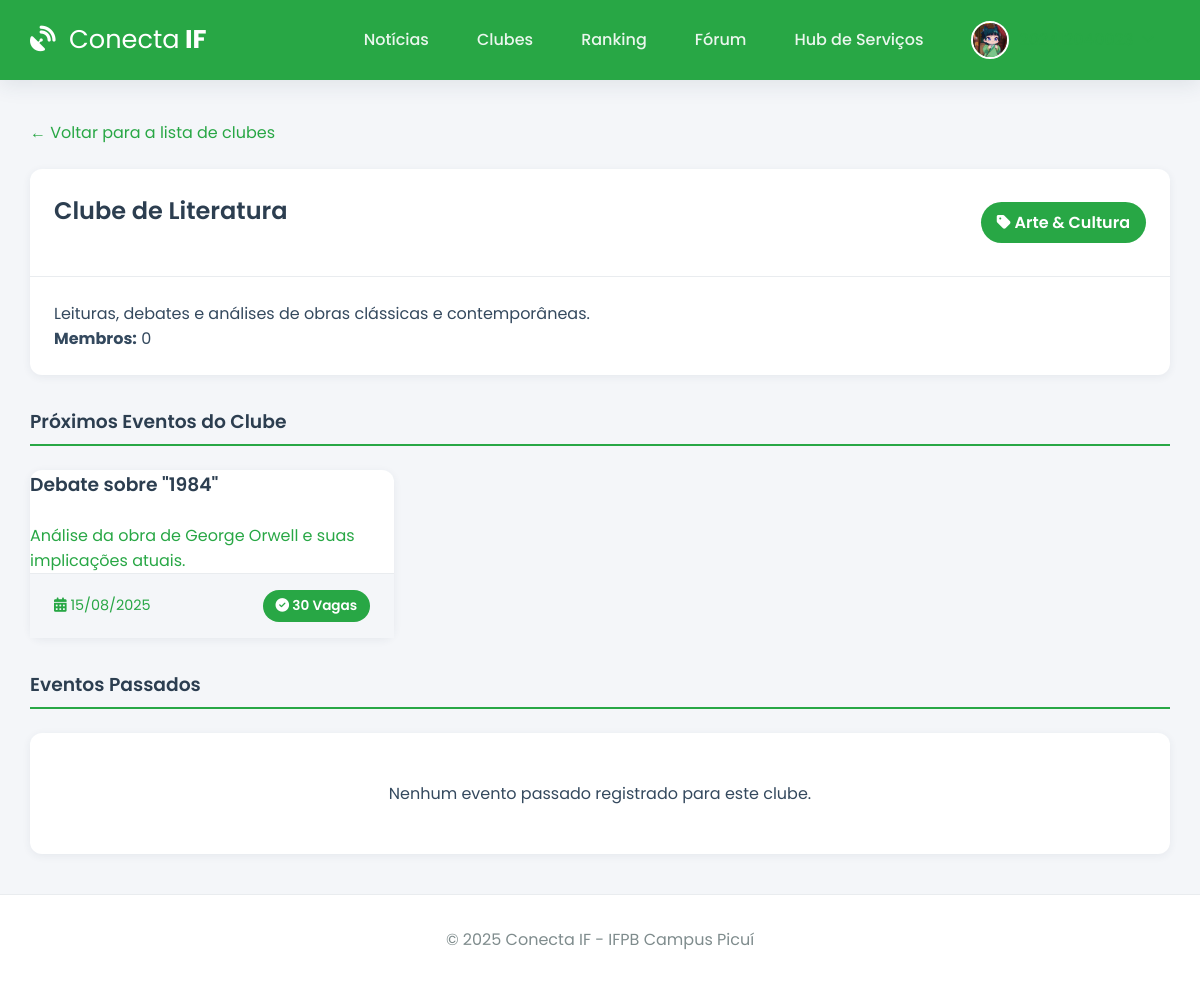
The app's page /clube/4 (signed in) with its own data.
### app.py (models this page shows, shortened)
class User(db.Model):
    id = db.Column(db.Integer, primary_key=True)
    email = db.Column(db.String(120), unique=True, nullable=False)
    username = db.Column(db.String(12), unique=True, nullable=False)
    password_hash = db.Column(db.String(256), nullable=False)
    image_file = db.Column(db.String(100), nullable=False, default='default.jpg')
    eventos_inscritos = db.relationship('Evento', secondary=inscricao_evento_tabela, back_populates='alunos_inscritos', lazy='dynamic')
    clubes_membro = db.relationship('Clube', secondary=membros_clube_tabela, back_populates='membros', lazy='dynamic')
    topicos_criados = db.relationship('ForumTopico', backref='autor', lazy='dynamic', cascade="all, delete-orphan")
    posts_criados = db.relationship('ForumPost', backref='autor', lazy='dynamic', cascade="all, delete-orphan")

class Clube(db.Model):
    id = db.Column(db.Integer, primary_key=True)
    nome = db.Column(db.String(100), unique=True, nullable=False)
    descricao = db.Column(db.Text, nullable=False)
    categoria = db.Column(db.String(50), nullable=False)
    membros = db.relationship('User', secondary=membros_clube_tabela, back_populates='clubes_membro', lazy='dynamic')
    eventos = db.relationship('Evento', backref='clube_organizador', lazy='dynamic')

class Evento(db.Model):
    id = db.Column(db.Integer, primary_key=True)
    titulo = db.Column(db.String(200), nullable=False)
    descricao = db.Column(db.Text, nullable=False)
    vagas = db.Column(db.Integer, nullable=False)
    data_evento = db.Column(db.DateTime, nullable=False, default=lambda: datetime.now(timezone.utc))
    clube_id = db.Column(db.Integer, db.ForeignKey('clube.id'), nullable=False)
    alunos_inscritos = db.relationship('User', secondary=inscricao_evento_tabela, back_populates='eventos_inscritos', lazy='dynamic')
    noticias = db.relationship('Noticia', backref='evento', lazy='dynamic', cascade="all, delete-orphan")
    @property
    def vagas_restantes(self):
        return self.vagas - self.alunos_inscritos.count()

### app.py (the view)
@app.route('/clube/<int:clube_id>')
@login_required
def detalhe_clube(clube_id):
    clube = Clube.query.get_or_404(clube_id)
    agora = datetime.now(timezone.utc)
    eventos_futuros = clube.eventos.filter(Evento.data_evento >= agora).order_by(Evento.data_evento.asc()).all()
    eventos_passados = clube.eventos.filter(Evento.data_evento < agora).order_by(Evento.data_evento.desc()).all()
    return render_template('detalhe_clube.html', clube=clube, eventos_futuros=eventos_futuros, eventos_passados=eventos_passados)

### app.py (called while the page is built)
@app.before_request
def load_logged_in_user():
    user_id = session.get('user_id')
    g.user = User.query.get(user_id) if user_id else None
    if user_id and g.user is None:
        session.clear()

def login_required(f):
    @wraps(f)
    def decorated_function(*args, **kwargs):
        if g.user is None:
            flash('Você precisa fazer login para acessar esta página.', 'warning')
            return redirect(url_for('login'))
        return f(*args, **kwargs)
    return decorated_function

@app.context_processor
def inject_user_and_year():
    return dict(current_user_data=g.user, current_year=datetime.now(timezone.utc).year)

### templates/detalhe_clube.html (shortened to what this page needs)
{% extends 'base.html' %}
{% block content %}
<div class="back-link-container">
    <a href="{{ url_for('clubes') }}">&larr; Voltar para a lista de clubes</a>
</div>
<div class="card">
    <div class="card-header">
        <h2>{{ clube.nome }}</h2>
        <span class="vagas-badge-lg" style="font-size: 1rem;"><i class="fas fa-tag"></i> {{ clube.categoria }}</span>
    </div>
    <div class="card-body">
        <p class="lead">{{ clube.descricao }}</p>
        <p><strong>Membros:</strong> {{ clube.membros.count() }}</p>
    </div>
</div>
<h3 class="page-header" style="margin-top: 2rem;">Próximos Eventos do Clube</h3>
{% if eventos_futuros %}
    <div class="course-grid">
    {% for evento in eventos_futuros %}
        {% include 'partials/evento_card.html' %}
    {% endfor %}
    </div>
{% else %}
    <div class="card empty-state">
        <p class="text-muted">Este clube não tem eventos futuros agendados.</p>
    </div>
{% endif %}
<h3 class="page-header" style="margin-top: 2rem;">Eventos Passados</h3>
{% if eventos_passados %}
    <ul class="simple-list">
    {% for evento in eventos_passados %}
        <li><a href="{{ url_for('detalhe_evento', evento_id=evento.id) }}">{{ evento.titulo }}</a> - <small>{{ evento.data_evento.strftime('%d/%m/%Y') }}</small></li>
    {% endfor %}
    </ul>
{% else %}
     <div class="card empty-state">
        <p class="text-muted">Nenhum evento passado registrado para este clube.</p>
    </div>
{% endif %}
{% endblock %}

### templates/base.html (shortened to what this page needs)
<!DOCTYPE html>
<html lang="pt-br">
<head>
    <link rel="stylesheet" href="https://cdnjs.cloudflare.com/ajax/libs/font-awesome/6.5.2/css/all.min.css" />
    <link rel="stylesheet" href="{{ url_for('static', filename='css/style.css') }}">
</head>
<body>
    <header class="header">
        <div class="container">
            <nav class="navbar">
                <a class="navbar-brand" href="{{ url_for('noticias') if current_user_data else url_for('login') }}">
                    <i class="fas fa-satellite-dish"></i> <strong>Conecta</strong> IF
                </a>
                <div class="nav-links" id="nav-links">
                    {% if current_user_data %}
                        <a class="nav-item" href="{{ url_for('noticias') }}">Notícias</a>
                        <a class="nav-item" href="{{ url_for('clubes') }}">Clubes</a>
                        <a class="nav-item" href="{{ url_for('ranking') }}">Ranking</a>
                        <a class="nav-item" href="{{ url_for('forum') }}">Fórum</a>
                        <a class="nav-item" href="{{ url_for('hub_servicos') }}">Hub de Serviços</a>
                        <div class="nav-item user-menu">
                             <a class="user-menu-trigger" href="#">
                                 <img src="{{ url_for('static', filename='profile_pics/' + current_user_data.image_file) }}" class="nav-profile-image">
                                 <span>{{ current_user_data.username }}</span> <i class="fas fa-chevron-down dropdown-icon"></i>
                            </a>
                        </div>
                    {% else %}
                        <a href="{{ url_for('login') }}" class="nav-item">Entrar</a>
                        <a href="{{ url_for('register') }}" class="nav-item btn btn-outline">Registar</a>
                    {% endif %}
                </div>
            </nav>
        </div>
    </header>
    <main class="container">
        {% block content %}{% endblock %}
    </main>
    <footer class="footer">
        <p>&copy; {{ current_year }} Conecta IF - IFPB Campus Picuí</p>
    </footer>
</body>
</html>

### templates/partials/evento_card.html
<a href="{{ url_for('detalhe_evento', evento_id=evento.id) }}" class="card-link">
    <div class="card course-card">
        <h3>{{ evento.titulo }}</h3>
        <p class="text-muted">{{ evento.descricao|truncate(120) }}</p>
        <div class="card-footer">
            <span><i class="fas fa-calendar-alt"></i> {{ evento.data_evento.strftime('%d/%m/%Y') }}</span>
            {% if evento.vagas_restantes > 0 %}
                <span class="vagas-badge vagas-disponiveis"><i class="fas fa-check-circle"></i> {{ evento.vagas_restantes }} Vagas</span>
            {% else %}
                <span class="vagas-badge vagas-esgotadas"><i class="fas fa-times-circle"></i> Esgotado</span>
            {% endif %}
        </div>
    </div>
</a>

### static/css/style.css (style rules this page uses)
:root { --ifpb-green: #28a745; --ifpb-green-dark: #218838; --dark-blue: #2c3e50; --light-gray: #ecf0f1; --medium-gray: #bdc3c7; --text-color: #34495e; --light-text: #7f8c8d; --background-color: #f4f6f9; --surface-color: #ffffff; --border-color: #e9ecef; --font-family-base: 'Poppins', sans-serif; --shadow-sm: 0 2px 8px rgba(44, 62, 80, 0.07); --shadow-md: 0 5px 20px rgba(44, 62, 80, 0.1); --border-radius: 12px; }
* { box-sizing: border-box; margin: 0; padding: 0; }
html { height: 100%; }
body { font-family: var(--font-family-base); background-color: var(--background-color); color: var(--text-color); display: flex; flex-direction: column; min-height: 100%; }
.container { width: 95%; max-width: 1200px; margin: 0 auto; }
main.container { flex-grow: 1; padding-top: 2.5rem; padding-bottom: 2.5rem; }
h1, h2, h3, h4 { font-weight: 600; color: var(--dark-blue); margin-bottom: 1.5rem; }
a { color: var(--ifpb-green); text-decoration: none; transition: color 0.2s; }
.header { background-color: var(--ifpb-green); padding: 0.8rem 0; box-shadow: var(--shadow-md); position: sticky; top: 0; z-index: 1000; }
.navbar { display: flex; justify-content: space-between; align-items: center; }
.navbar-brand { font-weight: 700; font-size: 1.6rem; color: var(--surface-color); }
.navbar-brand i { margin-right: 0.5rem; }
.navbar-brand strong { font-weight: 400; }
.nav-links { display: flex; align-items: center; gap: 1rem; }
.nav-item { color: rgba(255, 255, 255, 0.9); font-weight: 500; padding: 0.5rem 1rem; border-radius: var(--border-radius); transition: background-color 0.2s; }
.nav-profile-image { width: 38px; height: 38px; border-radius: 50%; margin-right: 10px; object-fit: cover; border: 2px solid var(--surface-color); }
.user-menu { position: relative; }
.user-menu-trigger { display: flex; align-items: center; cursor: pointer; }
.user-menu-trigger .dropdown-icon { font-size: 0.8em; margin-left: 0.5rem; transition: transform 0.2s; }
.card { background-color: var(--surface-color); border-radius: var(--border-radius); box-shadow: var(--shadow-sm); transition: all 0.3s ease-in-out; display: flex; flex-direction: column; height: 100%; }
.card .card-header { padding: 1.5rem; border-bottom: 1px solid var(--border-color); display: flex; justify-content: space-between; align-items: center; }
.card .card-body { padding: 1.5rem; flex-grow: 1; }
.card .card-footer { padding: 1rem 1.5rem; background-color: var(--background-color); border-top: 1px solid var(--border-color); display: flex; justify-content: space-between; align-items: center; font-size: 0.9rem; }
.course-grid { display: grid; grid-template-columns: repeat(auto-fill, minmax(300px, 1fr)); gap: 1.5rem; }
.vagas-badge, .vagas-badge-lg { background-color: var(--ifpb-green); color: white; padding: 0.4rem 0.8rem; border-radius: 50px; font-size: 0.85rem; font-weight: 600; }
.vagas-badge-lg { font-size: 1rem; padding: 0.5rem 1rem; }
.empty-state { text-align: center; padding: 3rem 1rem; }
.page-header { border-bottom: 2px solid var(--ifpb-green); padding-bottom: 0.5rem; }
.back-link-container { margin-bottom: 1.5rem; }
.footer { padding: 2rem 0; background-color: var(--surface-color); text-align: center; margin-top: auto; border-top: 1px solid var(--border-color); }
.footer p { margin: 0; color: var(--light-text); }

### records on screen
User: image_file (placeholder picture)
Clube: nome "Clube de Literatura", categoria "Arte & Cultura", descricao "Leituras, debates e análises de obras clássicas e contemporâneas."
Evento: titulo "Debate sobre \"1984\"", descricao "Análise da obra de George Orwell e suas implicações atuais.", data_evento "15/08/2025", vagas_restantes "30"

### other values on screen
{{ clube.membros.count() }} "0"
